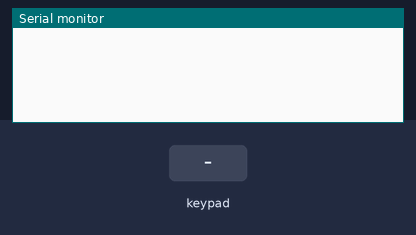
Bench run of a sketch on a simulated Arduino Uno, built with avr-gcc and run on an emulated ATmega328P. On the bench: the last lines printed to the serial monitor. Inputs (shaded band) come from the test bench.

Above: at 1.2 s.
1.3 s: key '1' pressed
At 1.8 s:
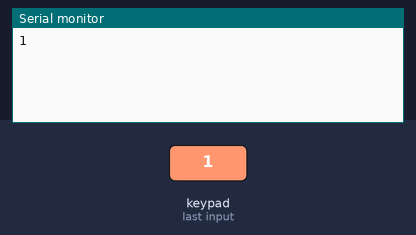
2.8 s: keypad keys 1 2 3 4 # pressed 0.4 s apart
At 5.5 s:
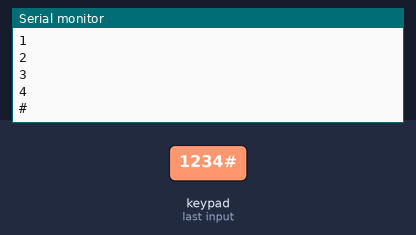
6.3 s: key 'A' pressed
At 6.8 s:
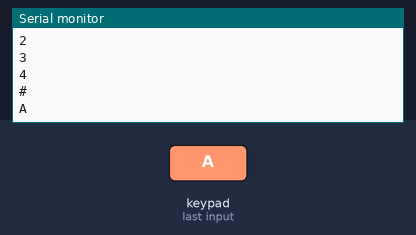
7.8 s: keypad keys 1 2 3 4 pressed 0.4 s apart
At 10.2 s:
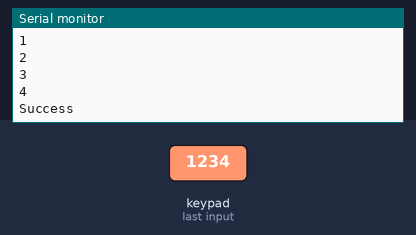
Timing chart, 0 to 11.7 s (numbered marks = the images above; inputs shaded):
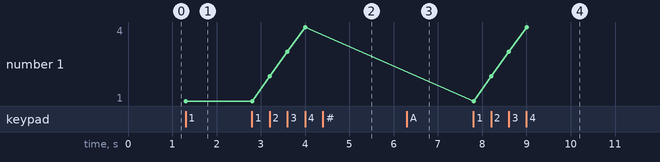

The sketch:

keypad.ino
```cpp
#include <Keypad.h>

const byte ROWS = 4;
const byte COLS = 4;
const byte UNLOCK_ARR = 4;

char hexaKeys[ROWS][COLS] = {
  {'1', '2', '3', 'A'},
  {'4', '5', '6', 'B'},
  {'7', '8', '9', 'C'},
  {'*', '0', '#', 'D'}
};

byte rowPins[ROWS] = {9, 8, 7, 6};
byte colPins[COLS] = {5, 4, 3, 2};

Keypad customKeypad = Keypad(makeKeymap(hexaKeys), rowPins, colPins, ROWS, COLS);
char unlock_array[UNLOCK_ARR] = {'1','2','3','4'};
char input_array[UNLOCK_ARR] = {'-','-','-','-'};
int keypad_counter = 0;
int keypad_match = 0;
//end keypad setup


void setup(){
  Serial.begin(9600);
}

void loop() {

  while (keypad_counter < 4) {
  char key = customKeypad.getKey();

  if(key) {
    Serial.println(key);
    if (key == unlock_array[keypad_counter]) {
      keypad_counter+=1;
    } else {
      keypad_counter =0;
    }

  }
  if (keypad_counter ==4) {
    Serial.println("Success");
  }
  if (keypad_counter ==4) {
    //THIS IS WHERE CODE FOR UNLOCKING THE DOOR GOES
  }
  // put your main code here, to run repeatedly:

}
}
```

Measured:
- after the input at 1.3 s, the serial monitor: prints a new line at once (image 1)
- after the input at 2.8 s, the serial monitor: prints a new line after 0.40 s (image 2)
- after the input at 6.3 s, the serial monitor: prints a new line at once (image 3)
- after the input at 7.8 s, the serial monitor: prints a new line at once (image 4)
- plotted number 1: 1 → 4 after the input at 2.8 s
